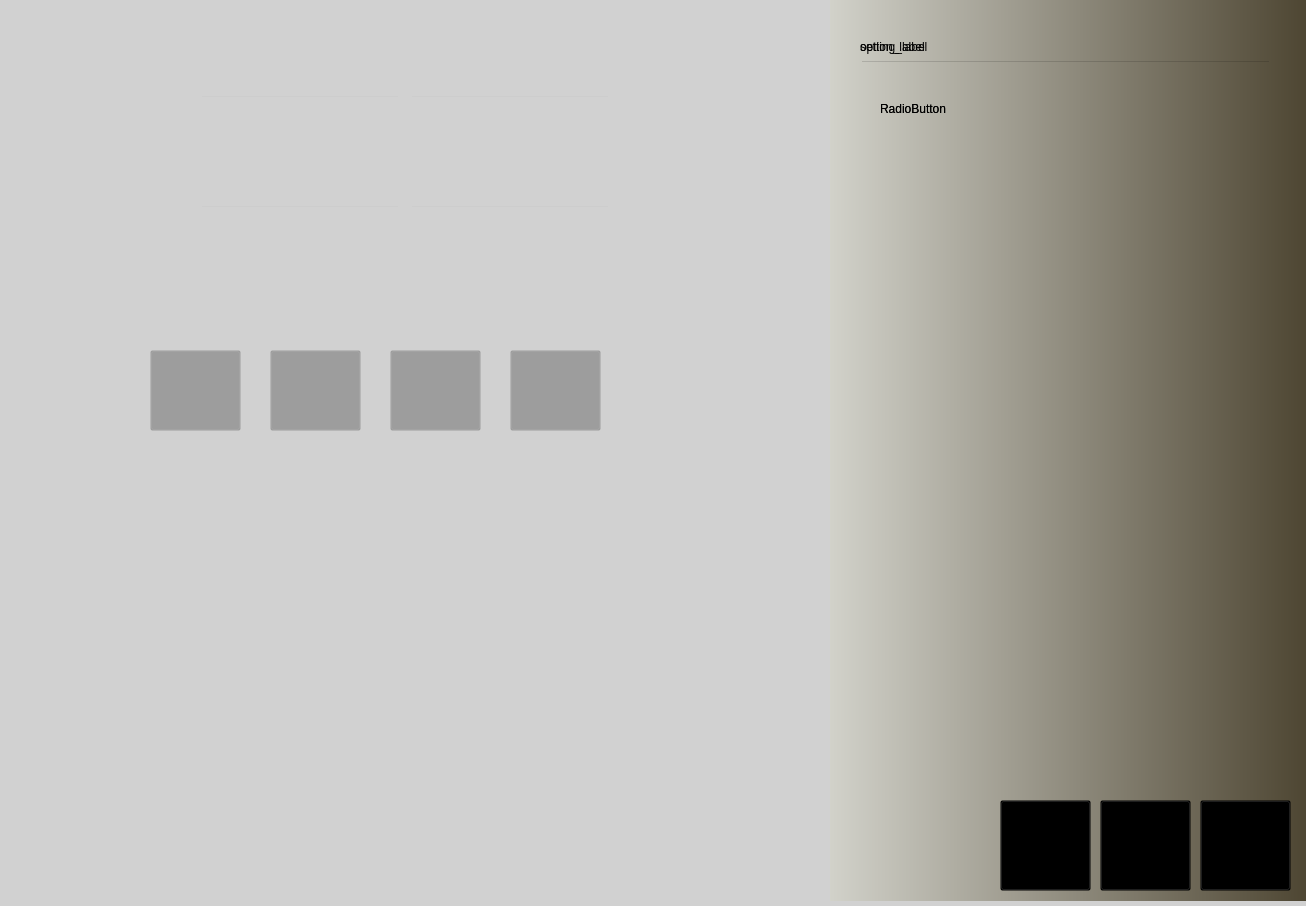
<?xml version="1.0" encoding="UTF-8"?>
<ui version="4.0">
 <class>mainWidow</class>
 <widget class="QMainWindow" name="mainWidow">
  <property name="windowModality">
   <enum>Qt::NonModal</enum>
  </property>
  <property name="enabled">
   <bool>true</bool>
  </property>
  <property name="geometry">
   <rect>
    <x>0</x>
    <y>0</y>
    <width>1306</width>
    <height>906</height>
   </rect>
  </property>
  <property name="sizePolicy">
   <sizepolicy hsizetype="Expanding" vsizetype="Expanding">
    <horstretch>0</horstretch>
    <verstretch>0</verstretch>
   </sizepolicy>
  </property>
  <property name="minimumSize">
   <size>
    <width>1306</width>
    <height>906</height>
   </size>
  </property>
  <property name="maximumSize">
   <size>
    <width>1306</width>
    <height>906</height>
   </size>
  </property>
  <property name="mouseTracking">
   <bool>true</bool>
  </property>
  <property name="focusPolicy">
   <enum>Qt::StrongFocus</enum>
  </property>
  <property name="windowTitle">
   <string>mainWindow</string>
  </property>
  <property name="toolTip">
   <string/>
  </property>
  <property name="styleSheet">
   <string notr="true"> background-image: url(C:/Users/abdijavad110/Documents/UNI/97-98 1/Data Base/project/ui/welcome_background.jpg);
 background-repeat: norepeat;</string>
  </property>
  <property name="animated">
   <bool>true</bool>
  </property>
  <property name="tabShape">
   <enum>QTabWidget::Rounded</enum>
  </property>
  <widget class="QWidget" name="centralwidget">
   <widget class="QLabel" name="src_ico">
    <property name="enabled">
     <bool>true</bool>
    </property>
    <property name="geometry">
     <rect>
      <x>90</x>
      <y>90</y>
      <width>90</width>
      <height>90</height>
     </rect>
    </property>
    <property name="sizePolicy">
     <sizepolicy hsizetype="Fixed" vsizetype="Fixed">
      <horstretch>0</horstretch>
      <verstretch>0</verstretch>
     </sizepolicy>
    </property>
    <property name="maximumSize">
     <size>
      <width>200</width>
      <height>200</height>
     </size>
    </property>
    <property name="styleSheet">
     <string notr="true">background: transparent;</string>
    </property>
    <property name="text">
     <string/>
    </property>
    <property name="pixmap">
     <pixmap>ui/source.png</pixmap>
    </property>
    <property name="scaledContents">
     <bool>true</bool>
    </property>
   </widget>
   <widget class="QLabel" name="des_ico">
    <property name="enabled">
     <bool>true</bool>
    </property>
    <property name="geometry">
     <rect>
      <x>90</x>
      <y>200</y>
      <width>90</width>
      <height>90</height>
     </rect>
    </property>
    <property name="styleSheet">
     <string notr="true">background: transparent;</string>
    </property>
    <property name="text">
     <string/>
    </property>
    <property name="pixmap">
     <pixmap>ui/destination.png</pixmap>
    </property>
    <property name="scaledContents">
     <bool>true</bool>
    </property>
   </widget>
   <widget class="QLineEdit" name="src_x">
    <property name="geometry">
     <rect>
      <x>200</x>
      <y>95</y>
      <width>200</width>
      <height>80</height>
     </rect>
    </property>
    <property name="font">
     <font>
      <pointsize>16</pointsize>
     </font>
    </property>
    <property name="styleSheet">
     <string notr="true">background: transparent;
mouse-over-background-color: yellow;</string>
    </property>
    <property name="text">
     <string/>
    </property>
   </widget>
   <widget class="QLineEdit" name="des_x">
    <property name="geometry">
     <rect>
      <x>200</x>
      <y>205</y>
      <width>200</width>
      <height>80</height>
     </rect>
    </property>
    <property name="font">
     <font>
      <pointsize>16</pointsize>
     </font>
    </property>
    <property name="styleSheet">
     <string notr="true">background: transparent;
mouse-over-background-color: yellow;</string>
    </property>
    <property name="text">
     <string/>
    </property>
   </widget>
   <widget class="QLineEdit" name="src_y">
    <property name="geometry">
     <rect>
      <x>410</x>
      <y>95</y>
      <width>200</width>
      <height>80</height>
     </rect>
    </property>
    <property name="font">
     <font>
      <pointsize>16</pointsize>
     </font>
    </property>
    <property name="styleSheet">
     <string notr="true">background: transparent;
mouse-over-background-color: yellow;</string>
    </property>
    <property name="text">
     <string/>
    </property>
   </widget>
   <widget class="QLineEdit" name="des_y">
    <property name="geometry">
     <rect>
      <x>410</x>
      <y>205</y>
      <width>200</width>
      <height>80</height>
     </rect>
    </property>
    <property name="font">
     <font>
      <pointsize>16</pointsize>
     </font>
    </property>
    <property name="styleSheet">
     <string notr="true">background: transparent;
mouse-over-background-color: yellow;</string>
    </property>
    <property name="text">
     <string/>
    </property>
   </widget>
   <widget class="QLabel" name="req_car_womens_ico">
    <property name="enabled">
     <bool>true</bool>
    </property>
    <property name="geometry">
     <rect>
      <x>390</x>
      <y>350</y>
      <width>90</width>
      <height>80</height>
     </rect>
    </property>
    <property name="styleSheet">
     <string notr="true">background: transparent;</string>
    </property>
    <property name="text">
     <string/>
    </property>
    <property name="pixmap">
     <pixmap>ui/car_purple.png</pixmap>
    </property>
    <property name="scaledContents">
     <bool>true</bool>
    </property>
   </widget>
   <widget class="QLabel" name="req_car_eco_ico">
    <property name="enabled">
     <bool>true</bool>
    </property>
    <property name="geometry">
     <rect>
      <x>150</x>
      <y>350</y>
      <width>90</width>
      <height>80</height>
     </rect>
    </property>
    <property name="cursor">
     <cursorShape>PointingHandCursor</cursorShape>
    </property>
    <property name="mouseTracking">
     <bool>false</bool>
    </property>
    <property name="styleSheet">
     <string notr="true">background: transparent;</string>
    </property>
    <property name="text">
     <string/>
    </property>
    <property name="pixmap">
     <pixmap>ui/car_eco.png</pixmap>
    </property>
    <property name="scaledContents">
     <bool>true</bool>
    </property>
   </widget>
   <widget class="QLabel" name="req_car_luxury_ico">
    <property name="enabled">
     <bool>true</bool>
    </property>
    <property name="geometry">
     <rect>
      <x>270</x>
      <y>325</y>
      <width>90</width>
      <height>120</height>
     </rect>
    </property>
    <property name="styleSheet">
     <string notr="true">background: transparent;</string>
    </property>
    <property name="text">
     <string/>
    </property>
    <property name="pixmap">
     <pixmap>ui/car_luxury.png</pixmap>
    </property>
    <property name="scaledContents">
     <bool>true</bool>
    </property>
   </widget>
   <widget class="QLabel" name="req_car_motor_ico">
    <property name="enabled">
     <bool>true</bool>
    </property>
    <property name="geometry">
     <rect>
      <x>510</x>
      <y>348</y>
      <width>80</width>
      <height>80</height>
     </rect>
    </property>
    <property name="styleSheet">
     <string notr="true">background: transparent;</string>
    </property>
    <property name="text">
     <string/>
    </property>
    <property name="pixmap">
     <pixmap>ui/car_motorcycle.png</pixmap>
    </property>
    <property name="scaledContents">
     <bool>true</bool>
    </property>
   </widget>
   <widget class="QPushButton" name="options_btn">
    <property name="geometry">
     <rect>
      <x>1100</x>
      <y>800</y>
      <width>91</width>
      <height>91</height>
     </rect>
    </property>
    <property name="cursor">
     <cursorShape>PointingHandCursor</cursorShape>
    </property>
    <property name="autoFillBackground">
     <bool>false</bool>
    </property>
    <property name="styleSheet">
     <string notr="true">background:transparent;</string>
    </property>
    <property name="text">
     <string/>
    </property>
    <property name="icon">
     <iconset>
      <normaloff>ui/options.png</normaloff>ui/options.png</iconset>
    </property>
    <property name="iconSize">
     <size>
      <width>90</width>
      <height>90</height>
     </size>
    </property>
    <property name="autoRepeat">
     <bool>false</bool>
    </property>
   </widget>
   <widget class="QPushButton" name="req_car_luxury">
    <property name="geometry">
     <rect>
      <x>270</x>
      <y>350</y>
      <width>91</width>
      <height>81</height>
     </rect>
    </property>
    <property name="cursor">
     <cursorShape>PointingHandCursor</cursorShape>
    </property>
    <property name="autoFillBackground">
     <bool>false</bool>
    </property>
    <property name="styleSheet">
     <string notr="true">background:transparent;</string>
    </property>
    <property name="text">
     <string/>
    </property>
   </widget>
   <widget class="QPushButton" name="req_car_woman">
    <property name="geometry">
     <rect>
      <x>390</x>
      <y>350</y>
      <width>91</width>
      <height>81</height>
     </rect>
    </property>
    <property name="cursor">
     <cursorShape>PointingHandCursor</cursorShape>
    </property>
    <property name="autoFillBackground">
     <bool>false</bool>
    </property>
    <property name="styleSheet">
     <string notr="true">background:transparent;</string>
    </property>
    <property name="text">
     <string/>
    </property>
   </widget>
   <widget class="QPushButton" name="req_car_motorcycle">
    <property name="geometry">
     <rect>
      <x>510</x>
      <y>350</y>
      <width>91</width>
      <height>81</height>
     </rect>
    </property>
    <property name="cursor">
     <cursorShape>PointingHandCursor</cursorShape>
    </property>
    <property name="autoFillBackground">
     <bool>false</bool>
    </property>
    <property name="styleSheet">
     <string notr="true">background:transparent;</string>
    </property>
    <property name="text">
     <string/>
    </property>
   </widget>
   <widget class="QPushButton" name="settings_btn">
    <property name="geometry">
     <rect>
      <x>1200</x>
      <y>800</y>
      <width>91</width>
      <height>91</height>
     </rect>
    </property>
    <property name="cursor">
     <cursorShape>PointingHandCursor</cursorShape>
    </property>
    <property name="autoFillBackground">
     <bool>false</bool>
    </property>
    <property name="styleSheet">
     <string notr="true">background:transparent;</string>
    </property>
    <property name="text">
     <string/>
    </property>
    <property name="icon">
     <iconset>
      <normaloff>ui/settings.png</normaloff>ui/settings.png</iconset>
    </property>
    <property name="iconSize">
     <size>
      <width>90</width>
      <height>90</height>
     </size>
    </property>
    <property name="autoRepeat">
     <bool>false</bool>
    </property>
   </widget>
   <widget class="QPushButton" name="req_car_eco">
    <property name="geometry">
     <rect>
      <x>150</x>
      <y>350</y>
      <width>91</width>
      <height>81</height>
     </rect>
    </property>
    <property name="cursor">
     <cursorShape>PointingHandCursor</cursorShape>
    </property>
    <property name="autoFillBackground">
     <bool>false</bool>
    </property>
    <property name="styleSheet">
     <string notr="true">background:transparent;</string>
    </property>
    <property name="text">
     <string/>
    </property>
    <property name="iconSize">
     <size>
      <width>90</width>
      <height>90</height>
     </size>
    </property>
    <property name="autoRepeat">
     <bool>false</bool>
    </property>
   </widget>
   <widget class="QLabel" name="blur_bg">
    <property name="geometry">
     <rect>
      <x>0</x>
      <y>0</y>
      <width>1311</width>
      <height>911</height>
     </rect>
    </property>
    <property name="styleSheet">
     <string notr="true">background: rgba(200, 200, 200, 200);</string>
    </property>
    <property name="text">
     <string/>
    </property>
   </widget>
   <widget class="QPushButton" name="back_btn">
    <property name="geometry">
     <rect>
      <x>1000</x>
      <y>800</y>
      <width>91</width>
      <height>91</height>
     </rect>
    </property>
    <property name="cursor">
     <cursorShape>PointingHandCursor</cursorShape>
    </property>
    <property name="autoFillBackground">
     <bool>false</bool>
    </property>
    <property name="styleSheet">
     <string notr="true">background:transparent;</string>
    </property>
    <property name="text">
     <string/>
    </property>
    <property name="icon">
     <iconset>
      <normaloff>ui/back.png</normaloff>ui/back.png</iconset>
    </property>
    <property name="iconSize">
     <size>
      <width>90</width>
      <height>90</height>
     </size>
    </property>
    <property name="autoRepeat">
     <bool>false</bool>
    </property>
   </widget>
   <widget class="QLabel" name="blur_bg_2">
    <property name="geometry">
     <rect>
      <x>830</x>
      <y>0</y>
      <width>481</width>
      <height>901</height>
     </rect>
    </property>
    <property name="styleSheet">
     <string notr="true">background: qlineargradient(spread:pad, x1:0, y1:0, x2:1, y2:0, stop:0 rgba(210, 210, 200, 200), stop:1 rgba(40, 30, 5, 200))</string>
    </property>
    <property name="text">
     <string/>
    </property>
   </widget>
   <widget class="QWidget" name="verticalLayoutWidget">
    <property name="geometry">
     <rect>
      <x>850</x>
      <y>30</y>
      <width>431</width>
      <height>731</height>
     </rect>
    </property>
    <layout class="QVBoxLayout" name="options">
     <property name="leftMargin">
      <number>10</number>
     </property>
     <property name="topMargin">
      <number>10</number>
     </property>
     <property name="rightMargin">
      <number>10</number>
     </property>
     <item>
      <widget class="QLabel" name="option_label1">
       <property name="styleSheet">
        <string notr="true">background: transparent</string>
       </property>
       <property name="text">
        <string>option_label</string>
       </property>
      </widget>
     </item>
     <item>
      <widget class="QLineEdit" name="option1">
       <property name="font">
        <font>
         <pointsize>16</pointsize>
        </font>
       </property>
       <property name="styleSheet">
        <string notr="true">background: transparent;
mouse-over-background-color: yellow;</string>
       </property>
       <property name="text">
        <string/>
       </property>
      </widget>
     </item>
     <item>
      <widget class="QRadioButton" name="option2">
       <property name="layoutDirection">
        <enum>Qt::LeftToRight</enum>
       </property>
       <property name="styleSheet">
        <string notr="true">background: transparent</string>
       </property>
       <property name="text">
        <string>RadioButton</string>
       </property>
      </widget>
     </item>
     <item>
      <spacer name="verticalSpacer">
       <property name="orientation">
        <enum>Qt::Vertical</enum>
       </property>
       <property name="sizeHint" stdset="0">
        <size>
         <width>20</width>
         <height>40</height>
        </size>
       </property>
      </spacer>
     </item>
    </layout>
   </widget>
   <widget class="QWidget" name="verticalLayoutWidget_2">
    <property name="geometry">
     <rect>
      <x>850</x>
      <y>30</y>
      <width>431</width>
      <height>731</height>
     </rect>
    </property>
    <layout class="QVBoxLayout" name="settings">
     <property name="leftMargin">
      <number>10</number>
     </property>
     <property name="topMargin">
      <number>10</number>
     </property>
     <property name="rightMargin">
      <number>10</number>
     </property>
     <item>
      <widget class="QLabel" name="setting_label1">
       <property name="styleSheet">
        <string notr="true">background: transparent</string>
       </property>
       <property name="text">
        <string>setting_label</string>
       </property>
      </widget>
     </item>
     <item>
      <widget class="QLineEdit" name="setting1">
       <property name="font">
        <font>
         <pointsize>16</pointsize>
        </font>
       </property>
       <property name="styleSheet">
        <string notr="true">background: transparent;
mouse-over-background-color: yellow;</string>
       </property>
       <property name="text">
        <string/>
       </property>
      </widget>
     </item>
     <item>
      <widget class="QRadioButton" name="setting2">
       <property name="layoutDirection">
        <enum>Qt::LeftToRight</enum>
       </property>
       <property name="styleSheet">
        <string notr="true">background: transparent</string>
       </property>
       <property name="text">
        <string>RadioButton</string>
       </property>
      </widget>
     </item>
     <item>
      <spacer name="verticalSpacer_2">
       <property name="orientation">
        <enum>Qt::Vertical</enum>
       </property>
       <property name="sizeHint" stdset="0">
        <size>
         <width>20</width>
         <height>40</height>
        </size>
       </property>
      </spacer>
     </item>
    </layout>
   </widget>
   <zorder>req_car_motor_ico</zorder>
   <zorder>req_car_womens_ico</zorder>
   <zorder>req_car_eco_ico</zorder>
   <zorder>req_car_luxury_ico</zorder>
   <zorder>des_x</zorder>
   <zorder>des_y</zorder>
   <zorder>req_car_woman</zorder>
   <zorder>des_ico</zorder>
   <zorder>src_y</zorder>
   <zorder>src_x</zorder>
   <zorder>req_car_luxury</zorder>
   <zorder>req_car_eco</zorder>
   <zorder>req_car_motorcycle</zorder>
   <zorder>src_ico</zorder>
   <zorder>blur_bg</zorder>
   <zorder>blur_bg_2</zorder>
   <zorder>options_btn</zorder>
   <zorder>settings_btn</zorder>
   <zorder>back_btn</zorder>
   <zorder>verticalLayoutWidget</zorder>
   <zorder>verticalLayoutWidget_2</zorder>
  </widget>
 </widget>
 <resources/>
 <connections/>
</ui>
